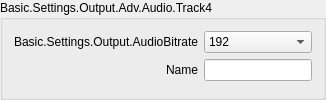
                             <widget class="QGroupBox" name="groupBox_21">
                              <property name="sizePolicy">
                               <sizepolicy hsizetype="Preferred" vsizetype="Maximum">
                                <horstretch>0</horstretch>
                                <verstretch>0</verstretch>
                               </sizepolicy>
                              </property>
                              <property name="title">
                               <string>Basic.Settings.Output.Adv.Audio.Track4</string>
                              </property>
                              <layout class="QFormLayout" name="formLayout_38">
                               <property name="fieldGrowthPolicy">
                                <enum>QFormLayout::AllNonFixedFieldsGrow</enum>
                               </property>
                               <property name="labelAlignment">
                                <set>Qt::AlignRight|Qt::AlignTrailing|Qt::AlignVCenter</set>
                               </property>
                               <item row="0" column="0">
                                <widget class="QLabel" name="label_83">
                                 <property name="minimumSize">
                                  <size>
                                   <width>170</width>
                                   <height>0</height>
                                  </size>
                                 </property>
                                 <property name="text">
                                  <string>Basic.Settings.Output.AudioBitrate</string>
                                 </property>
                                 <property name="alignment">
                                  <set>Qt::AlignRight|Qt::AlignTrailing|Qt::AlignVCenter</set>
                                 </property>
                                 <property name="buddy">
                                  <cstring>advOutTrack4Bitrate</cstring>
                                 </property>
                                </widget>
                               </item>
                               <item row="0" column="1">
                                <widget class="QComboBox" name="advOutTrack4Bitrate_2">
                                 <property name="currentIndex">
                                  <number>8</number>
                                 </property>
                                 <item>
                                  <property name="text">
                                   <string>32</string>
                                  </property>
                                 </item>
                                 <item>
                                  <property name="text">
                                   <string>48</string>
                                  </property>
                                 </item>
                                 <item>
                                  <property name="text">
                                   <string>64</string>
                                  </property>
                                 </item>
                                 <item>
                                  <property name="text">
                                   <string>80</string>
                                  </property>
                                 </item>
                                 <item>
                                  <property name="text">
                                   <string>96</string>
                                  </property>
                                 </item>
                                 <item>
                                  <property name="text">
                                   <string>112</string>
                                  </property>
                                 </item>
                                 <item>
                                  <property name="text">
                                   <string>128</string>
                                  </property>
                                 </item>
                                 <item>
                                  <property name="text">
                                   <string>160</string>
                                  </property>
                                 </item>
                                 <item>
                                  <property name="text">
                                   <string>192</string>
                                  </property>
                                 </item>
                                 <item>
                                  <property name="text">
                                   <string>256</string>
                                  </property>
                                 </item>
                                 <item>
                                  <property name="text">
                                   <string>320</string>
                                  </property>
                                 </item>
                                </widget>
                               </item>
                               <item row="1" column="0">
                                <widget class="QLabel" name="label_84">
                                 <property name="text">
                                  <string>Name</string>
                                 </property>
                                 <property name="buddy">
                                  <cstring>advOutTrack4Name</cstring>
                                 </property>
                                </widget>
                               </item>
                               <item row="1" column="1">
                                <widget class="QLineEdit" name="advOutTrack4Name_2"/>
                               </item>
                              </layout>
                             </widget>
